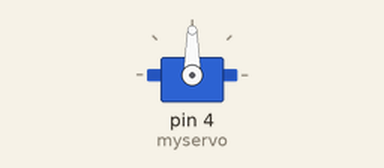
This sketch was run on a simulated Arduino Uno, built with avr-gcc and run on an emulated ATmega328P. Shown: servo.

Above: at 0.15 s.
Timing chart, 0 to 1.6 s (numbered marks = the images above):
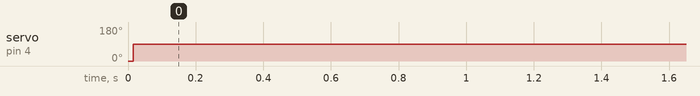

Measured:
- by itself, servo on pin 4 (myservo): 0° → 90° at 0.02 s

The sketch:

car_lock.ino
```cpp
#include <Servo.h>

Servo myservo;  // create servo object to control a servo
// twelve servo objects can be created on most boards

int pos = 0;    // variable to store the servo position

void setup() {
  myservo.attach(4);  // attaches the servo on pin 9 to the servo object
}

void loop() {
  /*for (pos = 0; pos <= 180; pos += 1) { // goes from 0 degrees to 180 degrees
    // in steps of 1 degree
    myservo.write(pos);              // tell servo to go to position in variable 'pos'
    delay(15);                       // waits 15ms for the servo to reach the position
  }
 for (pos = 180; pos >= 0; pos -= 1) { // goes from 180 degrees to 0 degrees
    myservo.write(pos);              // tell servo to go to position in variable 'pos'
    delay(15);                       // waits 15ms for the servo to reach the position
  }*/
 myservo.write(0); 	    // tell servo to go to position in variable 'pos'
    delay(15);                       // waits 15ms for the servo to reach the position
  myservo.write(90);              // tell servo to go to position in variable 'pos'
    delay(15);                       // waits 15ms for the servo to reach the position
}
```
